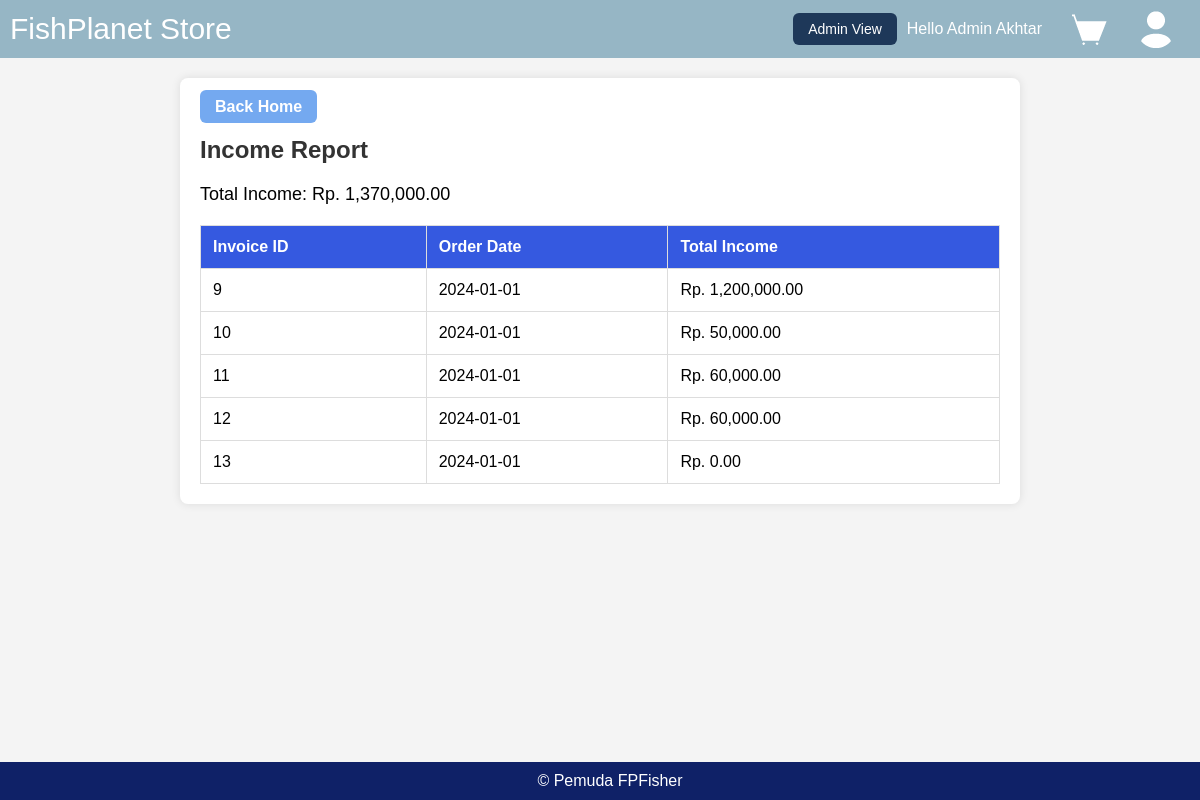
Page /pendapatan.php (signed in) on the committed database.
### tables this page shows
CREATE TABLE `pesanan` (
  `id_pesanan` int(11) NOT NULL,
  `id_akun` int(11) DEFAULT NULL,
  `order_date` datetime DEFAULT NULL,
  `status` varchar(50) NOT NULL
);

### pendapatan.php (the view, shortened to what this page needs)
<?php
include "./koneksi.php";
$totalIncomeQuery = "SELECT SUM(total_harga) AS total_income FROM item_pesanan
                    INNER JOIN pesanan ON item_pesanan.id_pesanan = pesanan.id_pesanan
                    WHERE pesanan.status = 'Paid'";
$totalIncomeResult = $conn->query($totalIncomeQuery);
$totalIncome = $totalIncomeResult->fetch_assoc()['total_income'];
$incomeDetailsQuery = "SELECT pesanan.id_pesanan, DATE(pesanan.order_date) AS order_date, SUM(item_pesanan.total_harga) AS total_harga
                      FROM pesanan
                      INNER JOIN item_pesanan ON pesanan.id_pesanan = item_pesanan.id_pesanan
                      WHERE pesanan.status = 'Paid'
                      GROUP BY pesanan.id_pesanan, order_date";
$incomeDetailsResult = $conn->query($incomeDetailsQuery);
?>
<!DOCTYPE html>
<html lang="en">
<head>
</head>
<body>
    <?php include "navbar.php"; ?>
    <div class="container">
        <a href="admin.php" class="buttona">Back Home</a>
        <h2>Income Report</h2>
        <p>Total Income: Rp. <?php echo number_format($totalIncome, 2); ?></p>
        <table>
            <tr>
                <th>Invoice ID</th>
                <th>Order Date</th>
                <th>Total Income</th>
            </tr>
            <?php while ($row = $incomeDetailsResult->fetch_assoc()) : ?>
                <tr>
                    <td><?php echo $row['id_pesanan']; ?></td>
                    <td><?php echo date('Y-m-d', strtotime($row['order_date'])); ?></td>
                    <td>Rp. <?php echo number_format($row['total_harga'], 2); ?></td>
                </tr>
            <?php endwhile; ?>
        </table>
    </div>
    <div class="footer">
        &copy; Pemuda FPFisher
    </div>
</body>
</html>

### pendapatan.php (style rules this page uses)
body { font-family: 'Arial', sans-serif; background-color: #f4f4f4; margin: 0; padding: 0; }
.container { margin: 20px auto; max-width: 800px; background-color: #fff; padding: 20px; border-radius: 8px; box-shadow: 0 0 10px rgba(0, 0, 0, 0.1); }
a { color: #3559E0; text-decoration: none; font-weight: bold; }
h2 { color: #333; margin-bottom: 20px; }
p { font-size: 18px; margin-bottom: 20px; }
table { width: 100%; border-collapse: collapse; margin-top: 15px; }
th, td { border: 1px solid #ddd; padding: 12px; text-align: left; }
th { background-color: #3559E0; color: #fff; }
.buttona { background-color: #74A9F0; color: white; padding: 8px 15px; border: none; cursor: pointer; border-radius:6px; }
.footer { background-color: #0F2167; color: white; text-align: center; padding: 10px; position: fixed; bottom: 0; width: 100%; }

### rows in the picture
pesanan: id_pesanan "9", order_date "2024-01-01", total_harga "1,200,000.00"
pesanan: id_pesanan "10", order_date "2024-01-01", total_harga "50,000.00"
pesanan: id_pesanan "11", order_date "2024-01-01", total_harga "60,000.00"
pesanan: id_pesanan "12", order_date "2024-01-01", total_harga "60,000.00"
pesanan: id_pesanan "13", order_date "2024-01-01", total_harga "0.00"

### other values in the picture
$_SESSION['nama'] "Admin Akhtar"
$totalIncome "1,370,000.00"
